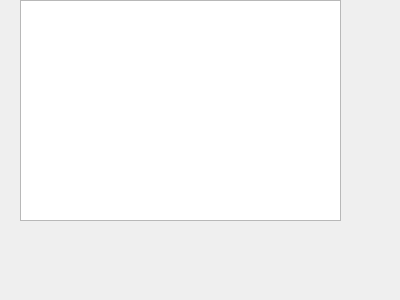
<?xml version="1.0" encoding="UTF-8"?>
<ui version="4.0">
 <class>finish</class>
 <widget class="QWidget" name="finish">
  <property name="geometry">
   <rect>
    <x>0</x>
    <y>0</y>
    <width>400</width>
    <height>300</height>
   </rect>
  </property>
  <property name="windowTitle">
   <string>Form</string>
  </property>
  <widget class="QTextEdit" name="info">
   <property name="geometry">
    <rect>
     <x>20</x>
     <y>0</y>
     <width>321</width>
     <height>221</height>
    </rect>
   </property>
  </widget>
 </widget>
 <resources/>
 <connections/>
</ui>
